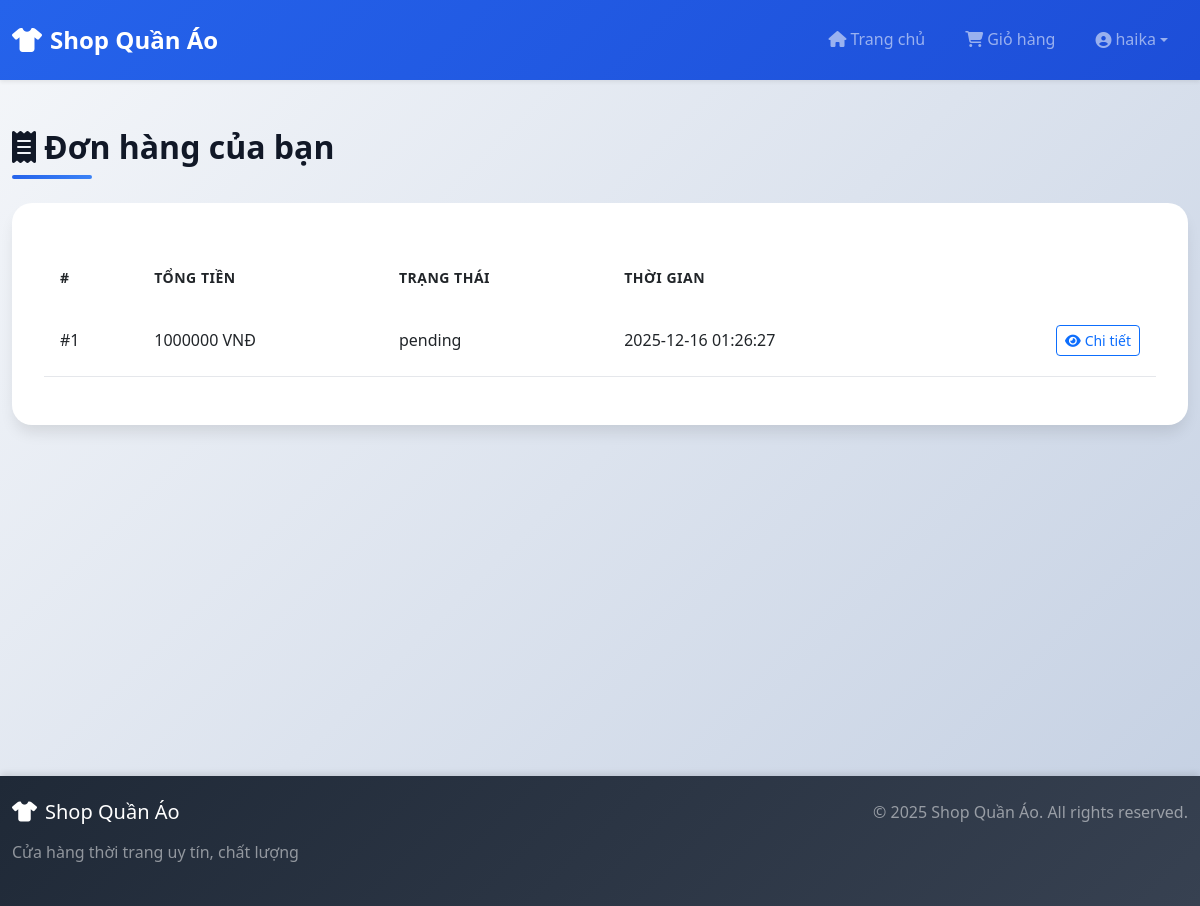
Page /orders (signed in) on the committed database.
### tables this page shows
CREATE TABLE users (
        id INTEGER PRIMARY KEY AUTOINCREMENT,
        fullname TEXT,
        email TEXT,
        phone TEXT,
        address TEXT,
        username TEXT UNIQUE,
        password TEXT,
        role TEXT DEFAULT 'user'   -- 'admin' hoặc 'user'
    );

CREATE TABLE orders (
        id INTEGER PRIMARY KEY AUTOINCREMENT,
        user_id INTEGER,        -- người mua
        total_amount INTEGER,   -- tổng tiền đơn hàng
        created_at TEXT,        -- thời gian tạo
        status TEXT DEFAULT 'completed', -- trạng thái đơn
        FOREIGN KEY (user_id) REFERENCES users(id)
    );

### app.py (the view)
@app.route("/orders")
def orders():
    if "user" not in session:
        return redirect("/login")
    conn = get_db()
    c = conn.cursor()
    c.execute("SELECT id FROM users WHERE username=?", (session["user"],))
    user = c.fetchone()
    if user is None:
        return redirect("/logout")
    c.execute(
        """
        SELECT id, total_amount, created_at, status
        FROM orders
        WHERE user_id = ?
        ORDER BY created_at DESC
        """,
        (user["id"],),
    )
    orders = c.fetchall()
    return render_template("orders.html", orders=orders)

### app.py (called while the page is built)
def get_db():
    if 'db' not in g:
        g.db = sqlite3.connect(current_app.config['DATABASE'])
        g.db.row_factory = sqlite3.Row
    return g.db

### templates/orders.html
{% extends "base.html" %}
{% block content %}
<div class="admin-header mb-4">
    <h2 class="section-title">
        <i class="fas fa-receipt me-2"></i>Đơn hàng của bạn
    </h2>
    <div class="section-divider"></div>
</div>
{% if orders %}
<div class="admin-container">
    <div class="table-responsive">
        <table class="table admin-table">
            <thead>
            <tr>
                <th>#</th>
                <th>Tổng tiền</th>
                <th>Trạng thái</th>
                <th>Thời gian</th>
                <th></th>
            </tr>
            </thead>
            <tbody>
            {% for o in orders %}
            <tr>
                <td>#{{ o['id'] }}</td>
                <td>{{ o['total_amount']|int }} VNĐ</td>
                <td>{{ o['status'] }}</td>
                <td>{{ o['created_at'] }}</td>
                <td class="text-end">
                    <a href="/orders/{{ o['id'] }}" class="btn btn-sm btn-outline-primary">
                        <i class="fas fa-eye me-1"></i>Chi tiết
                    </a>
                </td>
            </tr>
            {% endfor %}
            </tbody>
        </table>
    </div>
</div>
{% else %}
<p class="text-muted">Bạn chưa có đơn hàng nào.</p>
{% endif %}
{% endblock %}

### templates/base.html (shortened to what this page needs)
<!DOCTYPE html>
<html lang="vi">
<head>
    <link rel="stylesheet" href="https://cdn.jsdelivr.net/npm/bootstrap@5.3.0/dist/css/bootstrap.min.css">
    <link rel="stylesheet" href="https://cdnjs.cloudflare.com/ajax/libs/font-awesome/6.4.0/css/all.min.css">
    <link rel="stylesheet" href="{{ url_for('static', filename='css/style.css') }}">
</head>
<body>
    <nav class="navbar navbar-expand-lg navbar-dark bg-primary shadow-sm">
        <div class="container">
            <a class="navbar-brand fw-bold" href="/">
                <i class="fas fa-tshirt me-2"></i>Shop Quần Áo
            </a>
            <div class="collapse navbar-collapse" id="navbarNav">
                <ul class="navbar-nav ms-auto">
                    <li class="nav-item">
                        <a class="nav-link" href="/">
                            <i class="fas fa-home me-1"></i>Trang chủ
                        </a>
                    </li>
                    <li class="nav-item">
                        <a class="nav-link" href="/cart">
                            <i class="fas fa-shopping-cart me-1"></i>Giỏ hàng
                        </a>
                    </li>
                    {% if session.get('user') %}
                    <li class="nav-item dropdown">
                        <a class="nav-link dropdown-toggle d-flex align-items-center" href="#" id="userMenu" role="button" data-bs-toggle="dropdown" aria-expanded="false">
                            <i class="fas fa-user-circle me-1"></i>
                            <span>{{ session['user'] }}</span>
                        </a>
                    </li>
                    {% endif %}
                </ul>
            </div>
        </div>
    </nav>
    <main class="main-content">
        <div class="container my-5">
            {% block content %}{% endblock %}
        </div>
    </main>
    <footer class="footer mt-5">
        <div class="container py-4">
            <div class="row">
                <div class="col-md-6">
                    <h5 class="text-white mb-3">
                        <i class="fas fa-tshirt me-2"></i>Shop Quần Áo
                    </h5>
                    <p class="text-white-50">Cửa hàng thời trang uy tín, chất lượng</p>
                </div>
                <div class="col-md-6 text-md-end">
                    <p class="text-white-50 mb-0">
                        &copy; 2025 Shop Quần Áo. All rights reserved.
                    </p>
                </div>
            </div>
        </div>
    </footer>
</body>
</html>

### static/css/style.css (style rules this page uses)
:root { --primary-color: #2563eb; --primary-dark: #1d4ed8; --primary-light: #3b82f6; --secondary-color: #10b981; --danger-color: #ef4444; --warning-color: #f59e0b; --dark-color: #1f2937; --light-color: #f9fafb; --border-color: #e5e7eb; --text-dark: #111827; --text-muted: #6b7280; --shadow-sm: 0 1px 2px 0 rgba(0, 0, 0, 0.05); --shadow-md: 0 4px 6px -1px rgba(0, 0, 0, 0.1); --shadow-lg: 0 10px 15px -3px rgba(0, 0, 0, 0.1); --shadow-xl: 0 20px 25px -5px rgba(0, 0, 0, 0.1); --transition: all 0.3s ease; }
* { margin: 0; padding: 0; box-sizing: border-box; }
body { font-family: 'Segoe UI', Tahoma, Geneva, Verdana, sans-serif; background: linear-gradient(135deg, #f5f7fa 0%, #c3cfe2 100%); min-height: 100vh; color: var(--text-dark); line-height: 1.6; }
.navbar { background: linear-gradient(135deg, var(--primary-color) 0%, var(--primary-dark) 100%) !important; box-shadow: var(--shadow-md); padding: 1rem 0; }
.navbar-brand { font-size: 1.5rem; font-weight: 700; transition: var(--transition); }
.nav-link { font-weight: 500; transition: var(--transition); padding: 0.5rem 1rem !important; border-radius: 8px; margin: 0 0.25rem; }
.main-content { min-height: calc(100vh - 200px); padding-bottom: 2rem; }
.container { max-width: 1200px; }
.products-header, .cart-header, .admin-header { margin-bottom: 2rem; }
.section-title { font-size: 2rem; font-weight: 700; color: var(--text-dark); margin-bottom: 0.5rem; }
.section-divider { height: 4px; width: 80px; background: linear-gradient(90deg, var(--primary-color), var(--primary-light)); border-radius: 2px; margin-top: 0.5rem; }
.admin-container { background: #fff; border-radius: 20px; padding: 2rem; box-shadow: var(--shadow-lg); }
.admin-table { margin-top: 1rem; }
.admin-table thead { background: linear-gradient(135deg, var(--primary-color), var(--primary-light)); color: #fff; }
.admin-table thead th { border: none; padding: 1rem; font-weight: 600; text-transform: uppercase; font-size: 0.875rem; letter-spacing: 0.5px; }
.admin-table tbody tr { transition: var(--transition); border-bottom: 1px solid var(--border-color); }
.admin-table tbody td { padding: 1.25rem 1rem; vertical-align: middle; }
.footer { background: linear-gradient(135deg, var(--dark-color), #374151); color: #fff; margin-top: 4rem; box-shadow: 0 -4px 6px -1px rgba(0, 0, 0, 0.1); }
html { scroll-behavior: smooth; }

### rows in the picture
users: user "haika"
orders: id "1", total_amount "1000000", status "pending", created_at "2025-12-16 01:26:27"
